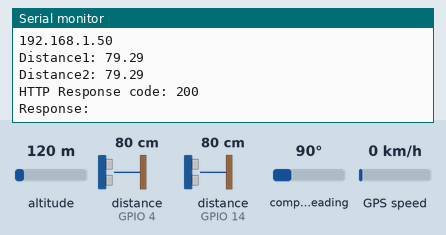
Simulated run of this sketch. Board: ESP8266 (NodeMCU). On the bench: the last lines printed to the serial monitor. Wiring (inferred from the names in the program): 2 × ultrasonic range finder: trigger GPIO 5, echo GPIO 4 / trigger GPIO 12, echo GPIO 14. The inputs (shaded band) are chosen by the test bench; at power-on: distance to the obstacle (sensors on GPIO 4, GPIO 14) 80 cm, altitude 120 m, compass heading 90°, GPS speed 0 km/h. The echo pulse lasts 58.3 µs per cm; WiFi joins after 1.5 s; servers stay silent unless stated; uploads are accepted with an empty reply; the GPS gets a fix after 3 s at 37.7749, -122.4194 with 8 satellites.

Above: at 2.7 s.
2.8 s: distance to the obstacle (sensor on GPIO 4) set to 2 cm
At 3.9 s:
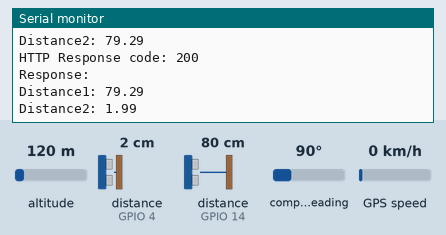
4.3 s: distance to the obstacle (sensor on GPIO 14) set to 2 cm
At 5.1 s:
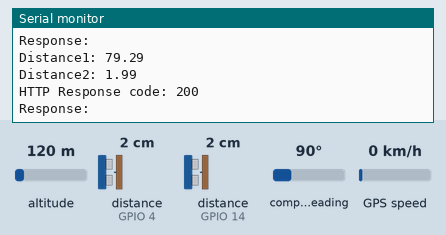
5.8 s: distance to the obstacle (sensor on GPIO 4) set to 4 cm
At 6.8 s:
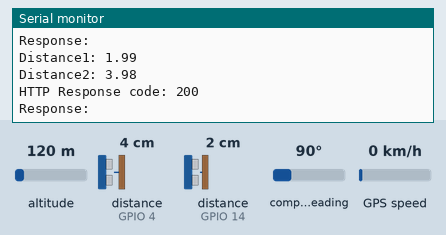
7.3 s: distance to the obstacle (sensor on GPIO 14) set to 4 cm
At 8.34 s:
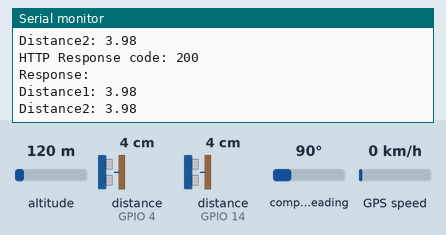
Timing chart, 0 to 9.8 s (numbered marks = the images above; inputs shaded):
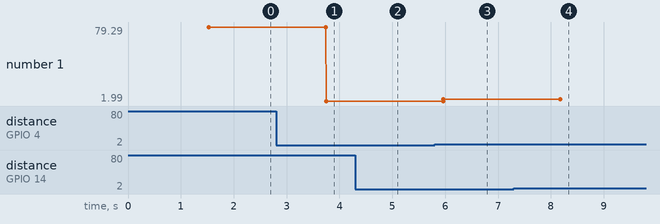

The sketch:

esp8266-client.ino
```cpp
// Rx D1  TX D2
  #include <TinyGPS++.h>
  #include <SoftwareSerial.h>
  #include <ESP8266WiFi.h>
  #include <ESP8266HTTPClient.h>
  #include <ArduinoJson.h>
  #include <WiFiClient.h>

const int trigPin = 12;
const int echoPin = 14;
const int trigPin2 = 5;
const int echoPin2 = 4;
long duration, duration2;
float distanceCm, distanceCm2;

//define sound velocity in cm/uS
#define SOUND_VELOCITY 0.034
#define CM_TO_INCH 0.393701

  TinyGPSPlus gps;
  SoftwareSerial SerialGPS(6, 7);

  const char* ssid = "Truong";
  const char* password = "12345678";
  const char* backendUrl = "http://172.20.10.2:5050/bin/update";


  // Default location (16°03'58.0"N 108°08'38.6"E)
  float Latitude = 16.066111, Longitude = 108.144056;
  String LatitudeString = "16.066111", LongitudeString = "108.144056";

  int year , month , date, hour , minute , second;
  String DateString , TimeString ;

  WiFiServer server(80);

  void setup() {
    Serial.begin(9600);
    SerialGPS.begin(9600);
    Serial.println();
    Serial.print("Connecting to WiFi");
    WiFi.begin(ssid, password);

    pinMode(trigPin, OUTPUT); // Sets the trigPin as an Output
    pinMode(echoPin, INPUT);

    pinMode(trigPin2, OUTPUT); // Sets the trigPin2 as an Output
    pinMode(echoPin2, INPUT);

    int attempts = 0;
    while (WiFi.status() != WL_CONNECTED && attempts < 60) { // 30s timeout
      delay(500);
      Serial.print(".");
      attempts++;
    }
    if (WiFi.status() == WL_CONNECTED) {
      Serial.println("");
      Serial.println("WiFi connected");
      server.begin();
      Serial.println("Server started");
      Serial.println(WiFi.localIP());
    } else {
      Serial.println("");
      Serial.println("WiFi connection failed");
    }
  }

  void loop() {


    ///
  digitalWrite(trigPin, LOW);
  delayMicroseconds(2);
  // Sets the trigPin on HIGH state for 10 micro seconds
  digitalWrite(trigPin, HIGH);
  delayMicroseconds(2);
  digitalWrite(trigPin, LOW);
  // Reads the echoPin, returns the sound wave travel time in microseconds
  duration = pulseIn(echoPin, HIGH);
  distanceCm = duration * SOUND_VELOCITY/2;

  delayMicroseconds(2);
  digitalWrite(trigPin2, LOW);
  delayMicroseconds(2);
  digitalWrite(trigPin2, HIGH);
  delayMicroseconds(2);
  digitalWrite(trigPin2, LOW);
  duration2 = pulseIn(echoPin2, HIGH);
  distanceCm2 = duration2 * SOUND_VELOCITY / 2;
  int status = 0;

  if (distanceCm2 <=30 || distanceCm <=30) {
    status = 1;
  }
  // Calculate the distance
    while (SerialGPS.available() > 0)
      if (gps.encode(SerialGPS.read())) {
        if (gps.location.isValid()) {
          Latitude = gps.location.lat();
          LatitudeString = String(Latitude, 6);
          Longitude = gps.location.lng();
          LongitudeString = String(Longitude, 6);
        }

        if (gps.date.isValid()) {
          DateString = "";
          date = gps.date.day();
          month = gps.date.month();
          year = gps.date.year();

          if (date < 10) DateString += '0';
          DateString += String(date);
          DateString += " / ";

          if (month < 10) DateString += '0';
          DateString += String(month);
          DateString += " / ";
          DateString += String(year);
        }

        if (gps.time.isValid()) {
          TimeString = "";
          hour = gps.time.hour() + 7; // adjust UTC
          minute = gps.time.minute();
          second = gps.time.second();

          if (hour < 10) TimeString += '0';
          TimeString += String(hour);
          TimeString += " : ";

          if (minute < 10) TimeString += '0';
          TimeString += String(minute);
          TimeString += " : ";

          if (second < 10) TimeString += '0';
          TimeString += String(second);
        }
      }

    if (WiFi.status() == WL_CONNECTED) {
      HTTPClient http;

      // Prepare JSON payload
      DynamicJsonDocument jsonDoc(200);
      jsonDoc["id"] = "999";
      jsonDoc["name"] = "Thùng rác PBL5 ĐHBKĐN";
      jsonDoc["lat"] = 16.074687, // Your latitude value
      jsonDoc["lng"] = 108.153904; // Your longitude value
      jsonDoc["status"] = String(status); // Replace with your desired status
      jsonDoc["ultraSonicDistance1"] = String(distanceCm);
      jsonDoc["ultraSonicDistance2"] = String(distanceCm2);

      Serial.println("Distance1: " + String(distanceCm));
      Serial.println("Distance2: " + String(distanceCm2));
      // 0 empty - 1 full

      String payload;
      serializeJson(jsonDoc, payload);
   WiFiClient client;

      // Your Domain name with URL path or IP address with path
      http.begin(client, backendUrl);
      // Send POST request
      http.addHeader("Content-Type", "application/json");
      int httpResponseCode = http.POST(payload);

      // Check response
      if (httpResponseCode > 0) {
        Serial.print("HTTP Response code: ");
        Serial.println(httpResponseCode);

        String response = http.getString();
        Serial.println("Response: " + response);
      } else {
        Serial.print("Error code: ");
        Serial.println(httpResponseCode);
      }

      http.end();
    } else {
      Serial.println("WiFi not connected");
    }

    delay(2000); // Adjust delay according to your needs
  }
```

Measured:
- after the input at 2.8 s, the serial monitor: prints a new line after 0.95 s (image 1)
- after the input at 5.8 s, the serial monitor: prints a new line after 0.16 s (image 3)
- after the input at 7.3 s, the serial monitor: prints a new line after 0.88 s (image 4)
- plotted number 1: 79.29 → 1.99 after the input at 2.8 s, 1.99 → 3.98 after the input at 5.8 s
